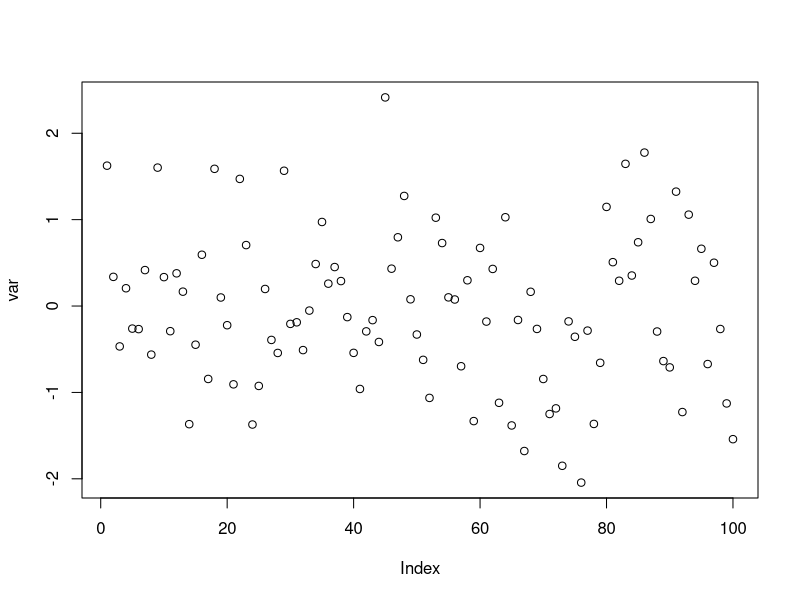
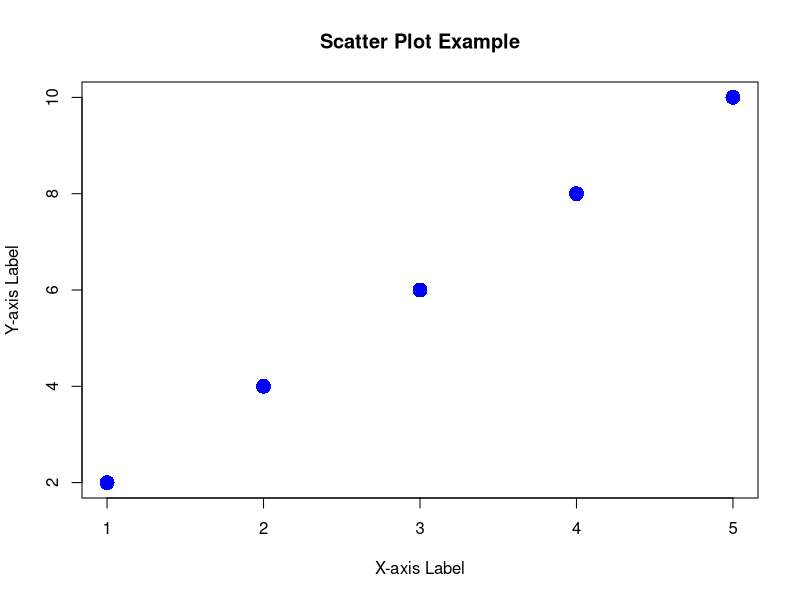
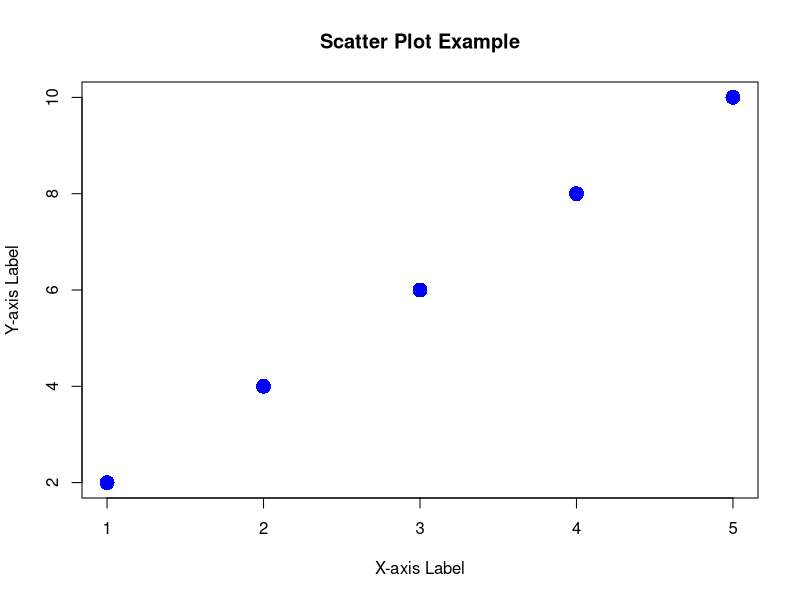
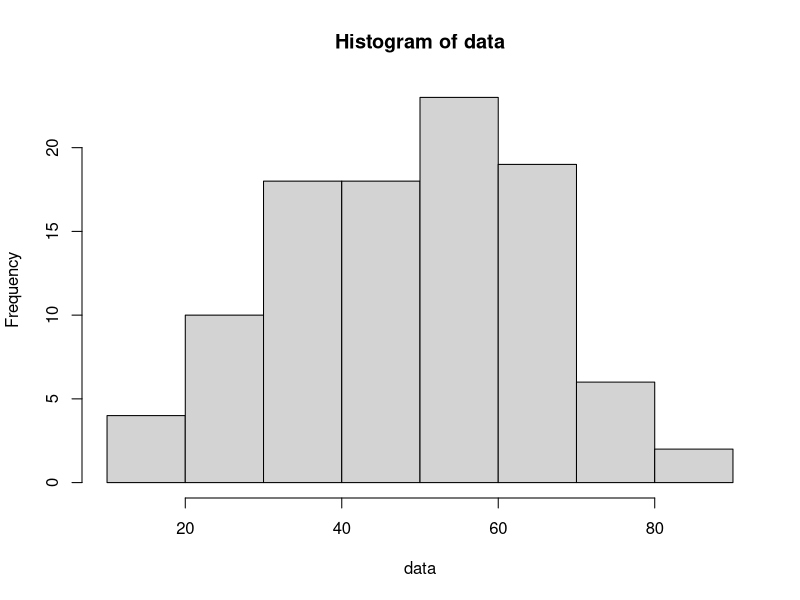

Write R code to recreate these figures, in order.
## ---- chunk 1
if(!require(fontawesome)){
  install.packages('fontawesome')
  library(fontawesome)
}
if(!require(rsvg)){
  install.packages('rsvg')
  library(rsvg)
}
## ---- chunk 2
var <- rnorm(100) #code not shown but executed
## ---- chunk 3
plot(var)  #code executed but not shown
## ---- chunk 4
# Sample data
x <- c(1, 2, 3, 4, 5)
y <- c(2, 4, 6, 8, 10)
# Create a scatter plot using Base R plot function
plot(x, y,  type = "p", col = "blue", pch = 16, cex = 2, xlab = "X-axis Label",  ylab = "Y-axis Label",  main = "Scatter Plot Example" )
## ---- chunk 5
# Sample data
x <- c(1, 2, 3, 4, 5)
y <- c(2, 4, 6, 8, 10)
# Create a scatter plot using Base R plot function
plot(x, y,  type = "p", col = "blue", pch = 16, cex = 2, xlab = "X-axis Label",  ylab = "Y-axis Label",  main = "Scatter Plot Example" )
## ---- chunk 6
data <- rnorm(100, 50, 15)
hist(data)
